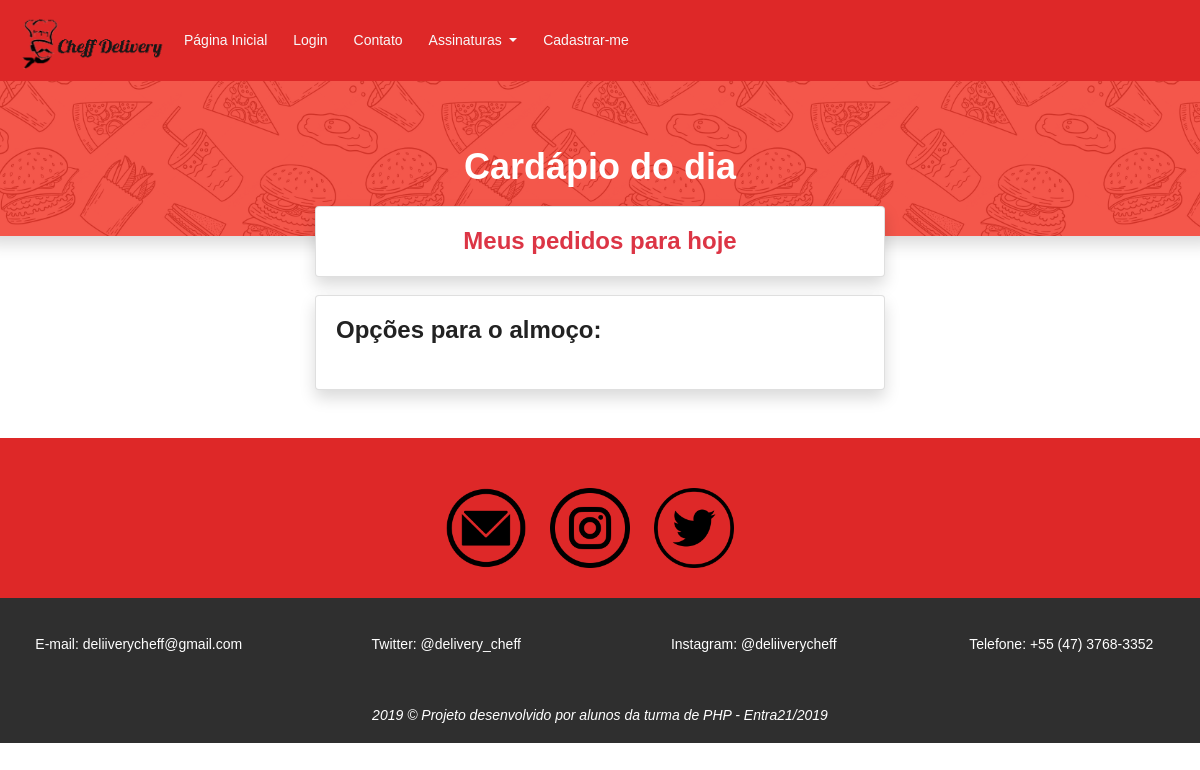
The app's page /cardapio.php, older data.
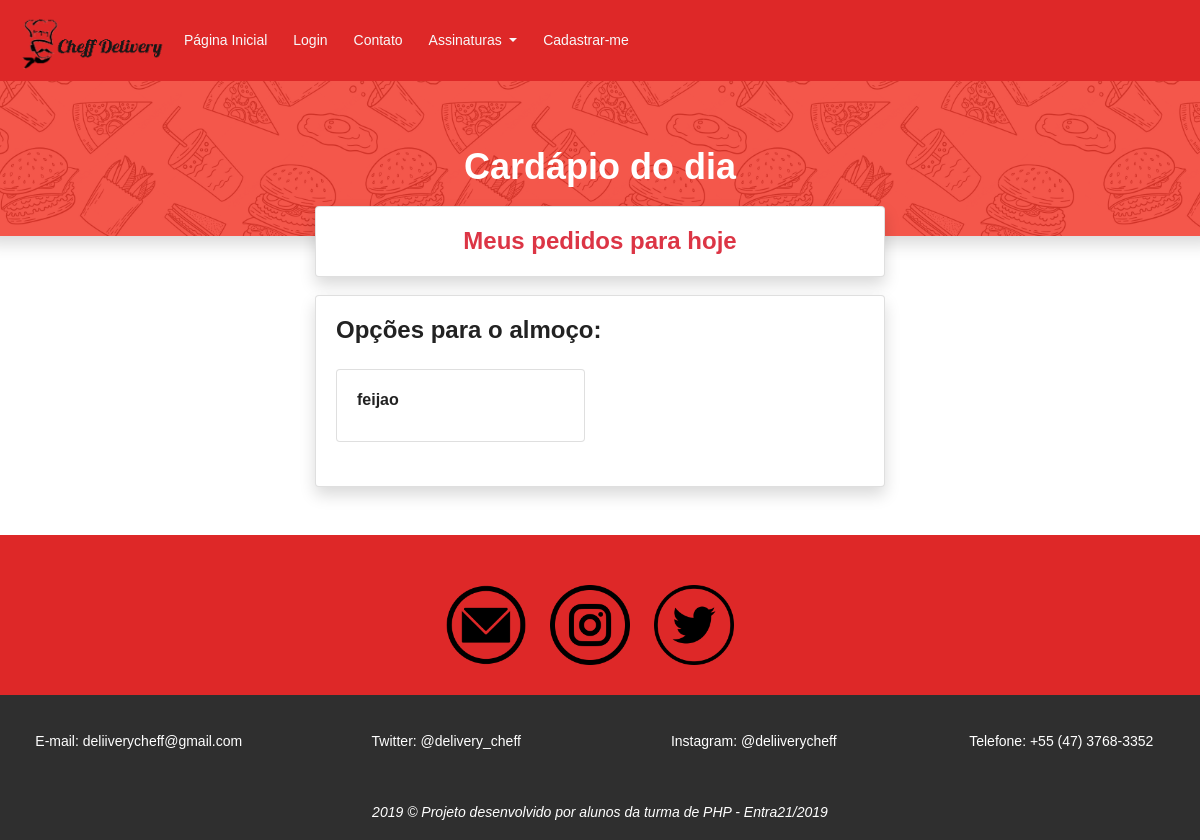
The same page, newer data.
### tables this page shows
CREATE TABLE `cardapio_dia` (
  `id_cardapio` int(11) NOT NULL,
  `nome_comida` varchar(255) NOT NULL,
  `categoria_comida` enum('cafe_manha','almoco','jantar') NOT NULL,
  `data_cardapio` datetime NOT NULL,
  `excluido` enum('sim','nao') NOT NULL
);

### cardapio.php (the view, shortened to what this page needs)
<?php
require_once"include/conexao.php";
$lista = "SELECT * FROM cardapio_dia WHERE DATE(data_cardapio) = CURRENT_DATE() AND excluido <> 'sim'";
$queryCardapio = mysqli_query($con, $lista);
$lista = mysqli_fetch_all($queryCardapio, MYSQLI_ASSOC);
$agora = date('H');
$hora_inicio_cafe = 5;
$hora_termino_cafe = 8;
$hora_inicio_almoco = 10;
$hora_termino_almoco = 14;
$hora_inicio_janta = 19;
$hora_termino_janta = 21;
if ($agora >= $hora_inicio_almoco && $agora <= $hora_termino_almoco)
	$texto_topo = "almoço";
?>
<!DOCTYPE html>
<html lang="pt-br">
<head>
	<link rel="stylesheet" href="https://stackpath.bootstrapcdn.com/bootstrap/4.3.1/css/bootstrap.min.css">
	<link rel="stylesheet" type="text/css" href="media/css/estilos.css">
	<link rel="stylesheet" href="css/linearicons.css">
	<link rel="stylesheet" href="media/css/main.css">
</head>
<body >
	<?php
	require_once "header.php";
	?>
	<div class="row">
		<div class="shadow" style="  background-color: #f2392c ;
		background-image: url('media/images/food-pattern.png');
		min-height: 100px;
		min-width: 100%;
		background-size: 30%;
		background-position: center 1050px;">
		<div class="text-center my-5" >
			<h1 class="text-white pt-3">Cardápio do dia</h1>
		</div>
	</div>
</div>
<div class="col-10 col-md-6 mt-5 offset-md-3 offset-1 mb-5" style="margin-top: -30px !important;" >
	<div class="card shadow" style="margin-right: auto; margin-left: auto;">
		<div class="card-body" >
			<h3 class="text-center text-danger">Meus pedidos para hoje</h3>
		</div>
	</div>
</div>
<div class="col-10 col-md-6 mt-5 offset-md-3 offset-1 mb-5" style="margin-top: -30px !important;" >
	<div class="card shadow" style="margin-right: auto; margin-left: auto;">
		<div class="card-body" >
			<div class="row">
				<?php if (!($agora >= $hora_inicio_cafe && $agora <= $hora_termino_cafe) && !($agora >= $hora_inicio_almoco && $agora <= $hora_termino_almoco) && !($agora >= $hora_inicio_janta && $agora <= $hora_termino_janta)) { ?>
					<div class="col-12">
						<div class="card border-danger mb-3" >
							<div class="card-body text-danger">
								<h3 class="mb-4 text-dark">Infelizmente não estamos aceitando pedidos no momento <i class="far fa-sad-cry"></i></h3>
							</div>
							<p class="p-3 text-danger">Os horários dos pedidos são:</p>
							<span class="font-weight-bold pr-1 pl-3">Café da manhã:</span><p class="pl-3">Entre 5h e 8h.</p>
							<span class="font-weight-bold pr-1 pl-3">Almoço:</span><p class="pl-3">Entre 10h e 13h.</p>
							<span class="font-weight-bold pr-1 pl-3">Janta:</span><p class="pl-3"> Entre 19h e 21h.</p>
						</div>
					</div>
				<?php } else { ?>
					<div class="col-12">
						<h3 class="mb-4">Opções para o <?=$texto_topo?>:</h3>
					</div>
				<?php } ?>
				<?php foreach ($lista as $item) { ?>
					<?php if (($agora >= $hora_inicio_cafe && $agora <= $hora_termino_cafe && $item['categoria_comida'] == 'cafe_manha') ||
						($agora >= $hora_inicio_almoco && $agora <= $hora_termino_almoco && $item['categoria_comida'] == 'almoco') ||
						($agora >= $hora_inicio_janta && $agora <= $hora_termino_janta && $item['categoria_comida'] == 'jantar')) { ?>
							<div class="col-6 mb-4">
								<div class="card">
									<div class="card-body">
										<h5 class="card-title"><?=utf8_encode($item['nome_comida'])?></h5>
									</div>
								</div>
							</div>
						<?php  } ?>
					<?php } ?>
				</div>
			</div>
		</div>
	</div>
	<center>
		<div class="redes-sociais" style="background-color: #de2828;">
			<div class="container">
				<a href="https://mail.google.com/mail/u/0/#inbox?compose=DmwnWrRmTgXbBSZDhPSBJsPLwHzgBPqskCzpPtNTPhwSkgLdBBXnbmRScSHtKdnmsdqlgZFHsnsQ"><img src="media/images/email.png" alt="email" title="email" class="icones"></a>
				<a href="https://www.instagram.com/deliiverycheff/?hl=pt-br"><img src="media/images/instagram.png" alt="instagram" title="instagram" id="instagram " class="icones"></a>
				<a href="https://twitter.com/delivery_cheff"><img src="media/images/twitter.png" alt="twitter" title="twitter" class="icones"></a>
			</center>
	<footer>
		<div class="footer-item">
			<div class="row">
				<a href="https://mail.google.com/mail/u/0/#inbox?compose=DmwnWsTJtrnhxXwfpDgvhvzGsLRlLgjHgjcfzcQFCTNqvbqkMSDXnPTwMNHPSkbjVnnrBWWPBfJq" class="col-sm-12 col-md-3">E-mail: deliiverycheff@gmail.com</a>
				<a href="https://twitter.com/delivery_cheff" class="col-sm-12 col-md-3">Twitter: @delivery_cheff </a>
				<a href="https://www.instagram.com/deliiverycheff/?hl=pt-br"class="col-sm-12 col-md-3">Instagram: @deliiverycheff</a>
				<a href=""class="col-sm-12 col-md-3">Telefone: +55 (47) 3768-3352</a>
			</div>
		</div>
		<div id="negrito" class="mt-4">
			<p class="mt-5 font-italic">2019 &copy; <strong>Projeto desenvolvido por alunos da turma de PHP - Entra21/2019</strong></p>
		</div>
	</footer>
</body>
</html>

Row changes from the older to the newer data that the page shows:
added cardapio_dia: nome_comida "feijao"
